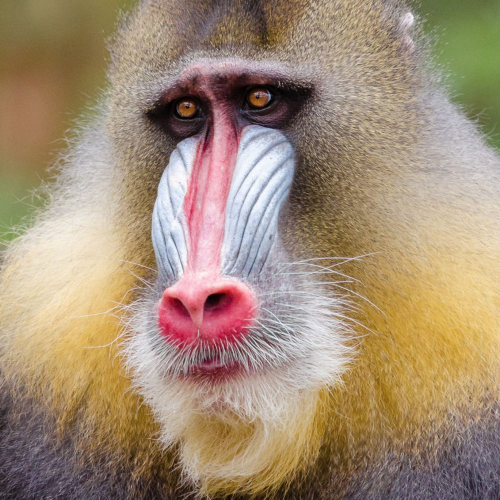
#> input picture input.jpg, 1000 x 1000 px (shown at 1/2 size)
$ python 'Pengolahan Citra.py'
#> lines starting #> are read from the running program, lines starting #| are printed output that depends on the picture
#> further down, input_image is the input picture: PIL image 1000x1000 RGB; mean R, G, B 162.7, 141.3, 118.1
from PIL import Image

def grayscale(image):
    # Konversi gambar ke skala abu-abu
    return image.convert("L")
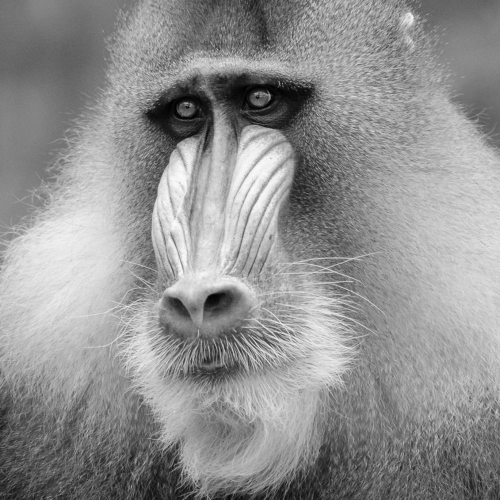
#> returned value: PIL image 1000x1000 L (shown at 1/2 size); min 0, max 255, mean 145.1

def resize(image, width, height):
    # Mengubah ukuran gambar
#> called with width = 800, height = 600
    return image.resize((width, height))
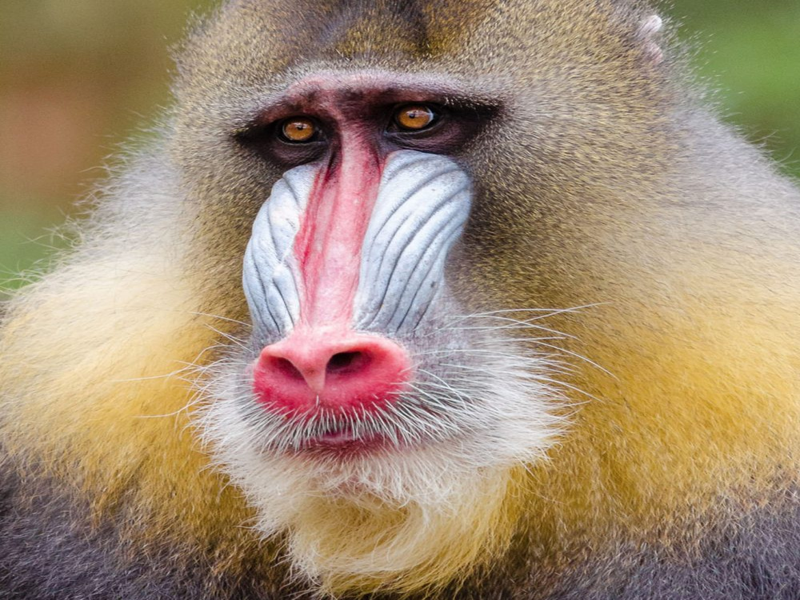
#> returned value: PIL image 800x600 RGB; mean R, G, B 162.7, 141.3, 118.1

def rotate(image, angle):
    # Memutar gambar sebesar sudut tertentu
#> called with angle = 45
    return image.rotate(angle)
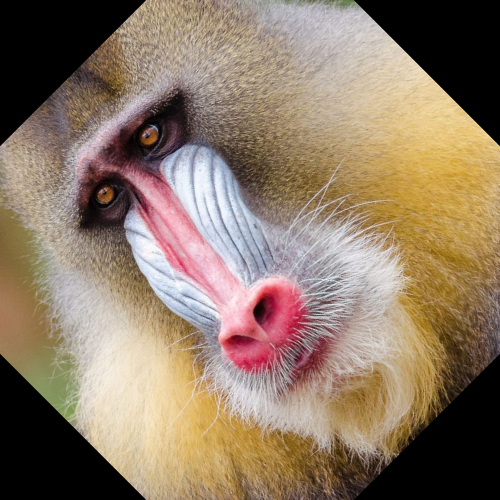
#> returned value: PIL image 1000x1000 RGB (shown at 1/2 size); mean R, G, B 141.9, 122.4, 102.9

def save(image, output_path):
    # Menyimpan gambar ke file
    image.save(output_path)

# Contoh penggunaan
input_image = Image.open("input.jpg")

# Mengubah gambar menjadi skala abu-abu
grayscale_image = grayscale(input_image)
save(grayscale_image, "grayscale.jpg")

# Mengubah ukuran gambar
resized_image = resize(input_image, 800, 600)
save(resized_image, "resized.jpg")

# Memutar gambar sebesar 45 derajat
rotated_image = rotate(input_image, 45)
save(rotated_image, "rotated.jpg")
